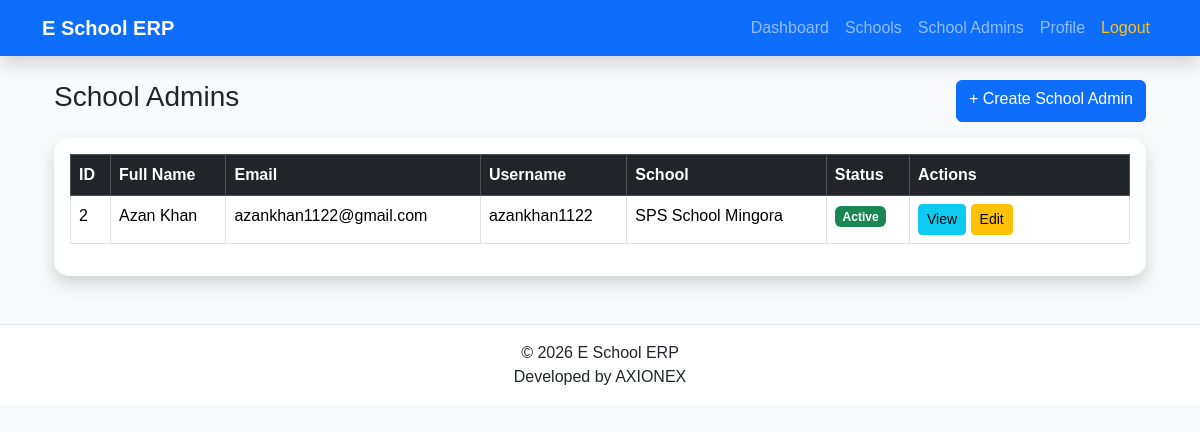
/software-admin/school-admins (signed in), run on the app's committed database.
### app/models/user.py (models this page shows, shortened)
class User(UserMixin, db.Model):
    __tablename__ = "users"
    id = db.Column(db.Integer, primary_key=True)
    full_name = db.Column(db.String(100), nullable=False)
    role_id = db.Column(db.Integer,db.ForeignKey("roles.id"),nullable=False)
    role = db.relationship("Role",back_populates="users")
    school = db.relationship("School",back_populates="users")
    student=db.relationship("Student",back_populates="user",uselist=False,cascade="all, delete-orphan")
    teacher=db.relationship("Teacher",back_populates="user",uselist=False,cascade="all, delete-orphan")
    parent= db.relationship("Parent",back_populates="user",uselist=False,cascade="all, delete-orphan")
    school_admin = db.relationship("SchoolAdmin",back_populates="user",uselist=False,cascade="all, delete-orphan")
    school_id = db.Column(db.Integer,db.ForeignKey("schools.id"),nullable=True)
    username = db.Column(db.String(50),unique=True,nullable=False)
    email = db.Column(db.String(120),unique=True,nullable=False)
    password_hash = db.Column(db.String(255),nullable=False)
    is_active = db.Column(db.Boolean,default=True)
    is_verified = db.Column(db.Boolean,default=False)
    last_login = db.Column(db.DateTime,nullable=True)
    created_at = db.Column(db.DateTime,default=datetime.utcnow)
    updated_at = db.Column(db.DateTime,default=datetime.utcnow,onupdate=datetime.utcnow)

### app/models/school.py (models this page shows, shortened)
class School(db.Model):
    __tablename__ = "schools"
    id = db.Column(db.Integer, primary_key=True)
    school_name = db.Column(db.String(150), nullable=False)
    school_code = db.Column(db.String(20), unique=True, nullable=False)
    email = db.Column(db.String(120), unique=True, nullable=False)
    phone = db.Column(db.String(20), nullable=False)
    address = db.Column(db.String(255), nullable=False)
    city = db.Column(db.String(100), nullable=False)
    country = db.Column(db.String(100), nullable=False)
    website = db.Column(db.String(150), nullable=True)
    logo = db.Column(db.String(255), nullable=True)
    is_active = db.Column(db.Boolean, default=True)
    created_at = db.Column(db.DateTime,default=datetime.utcnow)
    updated_at = db.Column(db.DateTime,default=datetime.utcnow,onupdate=datetime.utcnow)
    users = db.relationship("User",back_populates="school",lazy=True,cascade="all, delete-orphan")
    exams = db.relationship("Exam",back_populates="school",lazy=True,cascade="all, delete-orphan")
    sections = db.relationship("Section",back_populates="school",lazy=True,cascade="all, delete-orphan")
    school_admins = db.relationship("SchoolAdmin",back_populates="school",lazy=True,cascade="all, delete-orphan")
    classes = db.relationship("Class",back_populates="school",lazy=True,cascade="all, delete-orphan")
    timetables = db.relationship("Timetable",back_populates="school",lazy=True,cascade="all, delete-orphan")
    teacher = db.relationship("Teacher",back_populates="school",lazy=True,cascade="all, delete-orphan")
    students = db.relationship("Student",back_populates="school",lazy=True,cascade="all, delete-orphan")
    subjects= db.relationship("Subject",back_populates="school",lazy=True,cascade="all, delete-orphan")
    parents= db.relationship("Parent",back_populates="school",lazy=True,cascade="all, delete-orphan")
    teacher_subjects = db.relationship("TeacherSubject", back_populates = "school", cascade="all, delete-orphan")
    notices  = db.relationship("Notice", back_populates = "school", cascade="all, delete-orphan")

### app/blueprints/software_admin/routes.py (the view)
@software_admin.route("/school-admins")
@login_required
def school_admins():
    school_admin_role = Role.query.filter_by(role_name="School Admin").first()
    admins = User.query.filter_by(role_id=school_admin_role.id).all()
    return render_template("software_admin/school_admins.html",admins=admins)

### app/models/user.py (called while the page is built)
@login_manager.user_loader
def load_user(user_id):
    return User.query.get(int(user_id))

### app/templates/Software_admin/school_admins.html (shortened to what this page needs)
{% extends "base.html" %}
{% block content %}
<div class="container mt-4">
<div class="d-flex justify-content-between mb-3">
<h3>School Admins</h3>
<a href="{{ url_for('software_admin.create_school_admin') }}"
class="btn btn-primary">
+ Create School Admin
</a>
</div>
<div class="card shadow">
<div class="card-body">
<table class="table table-bordered table-hover">
<thead class="table-dark">
<tr>
<th>ID</th>
<th>Full Name</th>
<th>Email</th>
<th>Username</th>
<th>School</th>
<th>Status</th>
<th width="220">Actions</th>
</tr>
</thead>
<tbody>
{% for admin in admins %}
<tr>
<td>{{ admin.id }}</td>
<td>{{ admin.full_name }}</td>
<td>{{ admin.email }}</td>
<td>{{ admin.username }}</td>
<td>{{ admin.school.school_name }}</td>
<td>
{% if admin.is_active %}
<span class="badge bg-success">
Active
</span>
{% else %}
<span class="badge bg-danger">
Inactive
</span>
{% endif %}
</td>
<td>
<a href="{{ url_for('software_admin.school_admin_detail', id=admin.id) }}"
class="btn btn-info btn-sm">
View
</a>
<a href="{{ url_for('software_admin.edit_school_admin', id=admin.id) }}"
class="btn btn-warning btn-sm">
Edit
</a>
</td>
</tr>
{% endfor %}
</tbody>
</table>
</div>
</div>
</div>
{% endblock %}

### app/static/css/style.css (style rules this page uses)
body { margin:0; background:#f4f6f9; font-family:Arial,sans-serif; }
.card { border:none; border-radius:15px; }

### data on the page
User: id "2", full_name "Azan Khan", email "azankhan1122@gmail.com", username "azankhan1122", school.school_name "SPS School Mingora", is_active "Active"
